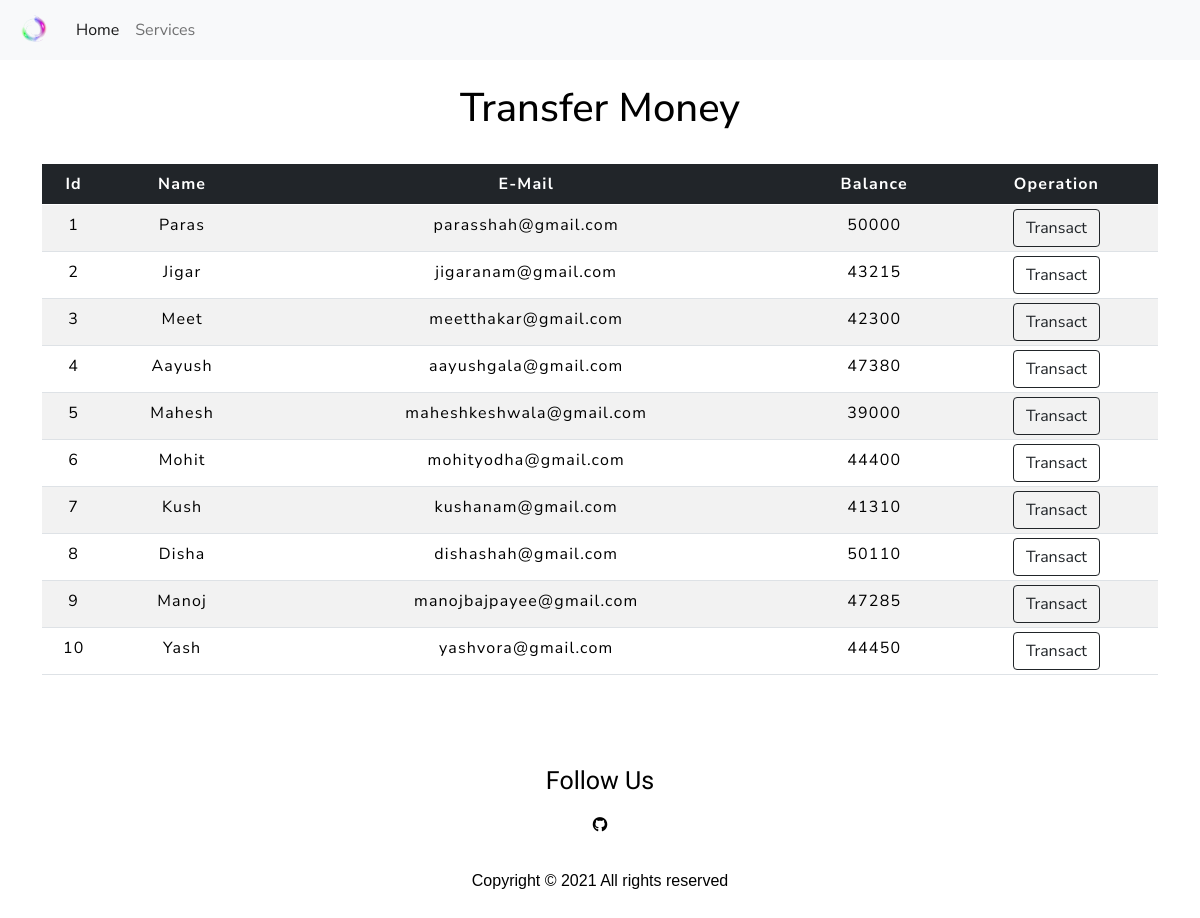
The app's page /transfermoney.php with its own data.
### tables this page shows
CREATE TABLE `users` (
  `id` int(11) NOT NULL,
  `name` varchar(25) NOT NULL,
  `email` varchar(40) NOT NULL,
  `balance` int(11) NOT NULL
);

### transfermoney.php (the view, shortened to what this page needs)
<!doctype html>
<html lang="en">
  <head>
    <link href="https://cdn.jsdelivr.net/npm/bootstrap@5.0.0-beta1/dist/css/bootstrap.min.css" rel="stylesheet">
    <link rel="stylesheet" href="css/style.css">
<link rel="stylesheet" href="css/table.css">
  </head>
  <body>
  <?php
    include 'config.php';
    $sql = "SELECT * FROM users";
    $result = mysqli_query($conn,$sql);
?>
  <nav class="navbar navbar-expand-lg navbar-light bg-light sticky-top">
    <div class="container-fluid">
      <a class="navbar-brand" href="index.php">
        <img src="images/logo.png" alt="logo" style="width:40px;">
      </a>
      <div class="collapse navbar-collapse" id="navbarSupportedContent">
        <ul class="navbar-nav me-auto mb-2 mb-lg-0">
          <li class="nav-item">
            <a class="nav-link active" aria-current="page" href=" index.php ">Home</a>
          </li>
          <li class="nav-item">
            <a class="nav-link" href="#services">Services</a>
          </li>
        </ul>
      </div>
    </div>
  </nav>
  <div class="container">
        <h2 class="text-center pt-4" style="color : black;">Transfer Money</h2>
        <br>
            <div class="row">
                <div class="col">
                    <div class="table-responsive-sm">
                    <table class="table table-hover table-striped table-sm">
                        <thead style="color : white;" class="table-dark">
                            <tr>
                            <th scope="col" class="text-center py-2">Id</th>
                            <th scope="col" class="text-center py-2">Name</th>
                            <th scope="col" class="text-center py-2">E-Mail</th>
                            <th scope="col" class="text-center py-2">Balance</th>
                            <th scope="col" class="text-center py-2">Operation</th>
                            </tr>
                        </thead>
                        <tbody>
                <?php
                    while($rows=mysqli_fetch_assoc($result)){
                ?>
                    <tr style="color : black;">
                        <td class="py-2"><?php echo $rows['id'] ?></td>
                        <td class="py-2"><?php echo $rows['name']?></td>
                        <td class="py-2"><?php echo $rows['email']?></td>
                        <td class="py-2"><?php echo $rows['balance']?></td>
                        <td><a href="userdetails.php?id= <?php echo $rows['id'] ;?>"> <button class="btn btn-outline-dark btn">Transact</button></a></td>
                    </tr>
                <?php
                    }
                ?>
                        </tbody>
                    </table>
                    </div>
                </div>
            </div>
         </div>
  <footer>
    <div class="follow">
      <h3 style="color: black; font-family: 'Baloo Bhai 2', cursive; font-size: 25px;">Follow Us</h3>
      <div class="social">
        <a href="http://www.github.com">
          <i class="fa fa-github"></i>
        </a>
      </div>
    </div>
    <p class="text-copy">
      Copyright &copy; 2021 All rights reserved
    </p>
  </footer>
  </body>
</html>

### css/style.css (style rules this page uses)
* { padding: 0px; margin: 0px; box-sizing: border-box; }
footer { display: flex; flex-direction: column; align-items: center; justify-content: center; text-align: center; font-family: sans-serif; margin: 0px; margin-top: 50px; padding-top: 25px; }
.text-copy { text-align: center; padding: 25px 0; font-family: sans-serif; display: flex; justify-content: center; color: #000000; background-color: #ffffff !important; margin: 0px; }
.social { margin-top: 10px; }
.social a { display: inline-block; text-align: center; padding: 8px; font-size: 15px; }
.social a i { color: black; }

### css/table.css (style rules this page uses)
* { padding: 0; margin: 0; box-sizing: border-box; font-family: Nunito Sans ; }
h2 { font-size: 40px; }
table { letter-spacing: 1.2px; }
td { text-align: center; }
button { border:none; background: #d9d9d9; transition: 1s; }

### records on screen
users: id "1", name "Paras", email "parasshah@gmail.com", balance "50000"
users: id "2", name "Jigar", email "jigaranam@gmail.com", balance "43215"
users: id "3", name "Meet", email "meetthakar@gmail.com", balance "42300"
users: id "4", name "Aayush", email "aayushgala@gmail.com", balance "47380"
users: id "5", name "Mahesh", email "maheshkeshwala@gmail.com", balance "39000"
users: id "6", name "Mohit", email "mohityodha@gmail.com", balance "44400"
users: id "7", name "Kush", email "kushanam@gmail.com", balance "41310"
users: id "8", name "Disha", email "dishashah@gmail.com", balance "50110"
users: id "9", name "Manoj", email "manojbajpayee@gmail.com", balance "47285"
users: id "10", name "Yash", email "yashvora@gmail.com", balance "44450"
